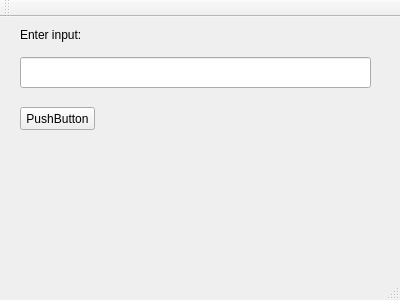
<?xml version="1.0" encoding="UTF-8"?>
<ui version="4.0">
 <class>MainWindow</class>
 <widget class="QMainWindow" name="MainWindow">
  <property name="geometry">
   <rect>
    <x>0</x>
    <y>0</y>
    <width>400</width>
    <height>300</height>
   </rect>
  </property>
  <property name="windowTitle">
   <string>MainWindow</string>
  </property>
  <widget class="QWidget" name="centralWidget">
   <widget class="QLineEdit" name="lineEdit">
    <property name="geometry">
     <rect>
      <x>20</x>
      <y>40</y>
      <width>351</width>
      <height>31</height>
     </rect>
    </property>
   </widget>
   <widget class="QLabel" name="label">
    <property name="geometry">
     <rect>
      <x>20</x>
      <y>10</y>
      <width>71</width>
      <height>16</height>
     </rect>
    </property>
    <property name="text">
     <string>Enter input:</string>
    </property>
   </widget>
   <widget class="QPushButton" name="pushButton">
    <property name="geometry">
     <rect>
      <x>20</x>
      <y>90</y>
      <width>75</width>
      <height>23</height>
     </rect>
    </property>
    <property name="text">
     <string>PushButton</string>
    </property>
   </widget>
  </widget>
  <widget class="QMenuBar" name="menuBar">
   <property name="geometry">
    <rect>
     <x>0</x>
     <y>0</y>
     <width>400</width>
     <height>21</height>
    </rect>
   </property>
  </widget>
  <widget class="QToolBar" name="mainToolBar">
   <attribute name="toolBarArea">
    <enum>TopToolBarArea</enum>
   </attribute>
   <attribute name="toolBarBreak">
    <bool>false</bool>
   </attribute>
  </widget>
  <widget class="QStatusBar" name="statusBar"/>
 </widget>
 <layoutdefault spacing="6" margin="11"/>
 <resources/>
 <connections/>
</ui>
